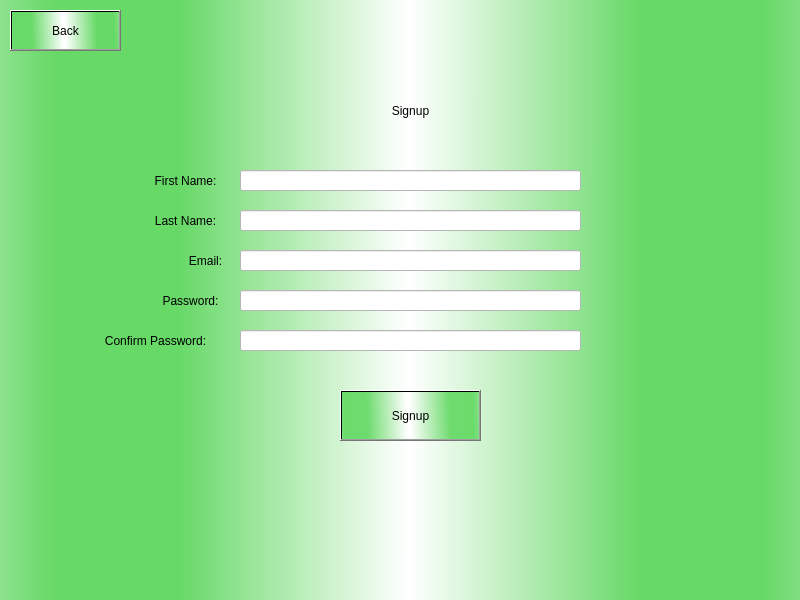
<?xml version="1.0" encoding="UTF-8"?>
<ui version="4.0">
 <class>Dialog</class>
 <widget class="QDialog" name="Dialog">
  <property name="geometry">
   <rect>
    <x>0</x>
    <y>0</y>
    <width>800</width>
    <height>600</height>
   </rect>
  </property>
  <property name="windowTitle">
   <string>Dialog</string>
  </property>
  <property name="styleSheet">
   <string notr="true">background-color: qlineargradient(spread:reflect, x1:0.875818, y1:0.585, x2:0.511, y2:0.584955, stop:0.210227 rgba(103, 217, 103, 244), stop:1 rgba(255, 255, 255, 255));</string>
  </property>
  <widget class="QLabel" name="signup_label">
   <property name="geometry">
    <rect>
     <x>10</x>
     <y>60</y>
     <width>801</width>
     <height>101</height>
    </rect>
   </property>
   <property name="styleSheet">
    <string notr="true">font: 75 42pt &quot;Times New Roman&quot;;
background-color: rgba(255, 255, 255, 0);</string>
   </property>
   <property name="text">
    <string>Signup</string>
   </property>
   <property name="alignment">
    <set>Qt::AlignCenter</set>
   </property>
  </widget>
  <widget class="QPushButton" name="signup_button">
   <property name="geometry">
    <rect>
     <x>340</x>
     <y>390</y>
     <width>141</width>
     <height>51</height>
    </rect>
   </property>
   <property name="styleSheet">
    <string notr="true">font: 75 16pt &quot;Times New Roman&quot;;
background-color: qlineargradient(spread:reflect, x1:0.875818, y1:0.585, x2:0.488273, y2:0.591, stop:0.210227 rgba(103, 217, 103, 244), stop:0.977273 rgba(255, 255, 255, 255));</string>
   </property>
   <property name="text">
    <string>Signup</string>
   </property>
  </widget>
  <widget class="QLabel" name="email_label">
   <property name="geometry">
    <rect>
     <x>170</x>
     <y>240</y>
     <width>71</width>
     <height>41</height>
    </rect>
   </property>
   <property name="styleSheet">
    <string notr="true">font: 75 14pt &quot;Times New Roman&quot;;
background-color: rgba(255, 255, 255, 0);</string>
   </property>
   <property name="text">
    <string>Email:</string>
   </property>
   <property name="alignment">
    <set>Qt::AlignCenter</set>
   </property>
  </widget>
  <widget class="QLabel" name="password_label">
   <property name="geometry">
    <rect>
     <x>150</x>
     <y>280</y>
     <width>81</width>
     <height>41</height>
    </rect>
   </property>
   <property name="styleSheet">
    <string notr="true">font: 75 14pt &quot;Times New Roman&quot;;
background-color: rgba(255, 255, 255, 0);</string>
   </property>
   <property name="text">
    <string>Password:</string>
   </property>
   <property name="alignment">
    <set>Qt::AlignCenter</set>
   </property>
  </widget>
  <widget class="QLineEdit" name="email_field">
   <property name="geometry">
    <rect>
     <x>240</x>
     <y>250</y>
     <width>341</width>
     <height>21</height>
    </rect>
   </property>
   <property name="styleSheet">
    <string notr="true">background-color: rgb(255, 255, 255);</string>
   </property>
  </widget>
  <widget class="QLineEdit" name="password_field">
   <property name="geometry">
    <rect>
     <x>240</x>
     <y>290</y>
     <width>341</width>
     <height>21</height>
    </rect>
   </property>
   <property name="styleSheet">
    <string notr="true">background-color: rgb(255, 255, 255);</string>
   </property>
  </widget>
  <widget class="QPushButton" name="back_button">
   <property name="geometry">
    <rect>
     <x>10</x>
     <y>10</y>
     <width>111</width>
     <height>41</height>
    </rect>
   </property>
   <property name="styleSheet">
    <string notr="true">font: 75 16pt &quot;Times New Roman&quot;;
background-color: qlineargradient(spread:reflect, x1:0.875818, y1:0.585, x2:0.488273, y2:0.591, stop:0.210227 rgba(103, 217, 103, 244), stop:0.977273 rgba(255, 255, 255, 255));</string>
   </property>
   <property name="text">
    <string>Back</string>
   </property>
  </widget>
  <widget class="QLabel" name="confirm_password_label">
   <property name="geometry">
    <rect>
     <x>70</x>
     <y>320</y>
     <width>171</width>
     <height>41</height>
    </rect>
   </property>
   <property name="styleSheet">
    <string notr="true">font: 75 14pt &quot;Times New Roman&quot;;
background-color: rgba(255, 255, 255, 0);</string>
   </property>
   <property name="text">
    <string>Confirm Password:</string>
   </property>
   <property name="alignment">
    <set>Qt::AlignCenter</set>
   </property>
  </widget>
  <widget class="QLineEdit" name="confirm_password_field">
   <property name="geometry">
    <rect>
     <x>240</x>
     <y>330</y>
     <width>341</width>
     <height>21</height>
    </rect>
   </property>
   <property name="styleSheet">
    <string notr="true">background-color: rgb(255, 255, 255);</string>
   </property>
  </widget>
  <widget class="QLabel" name="first_name_label">
   <property name="geometry">
    <rect>
     <x>140</x>
     <y>160</y>
     <width>91</width>
     <height>41</height>
    </rect>
   </property>
   <property name="styleSheet">
    <string notr="true">font: 75 14pt &quot;Times New Roman&quot;;
background-color: rgba(255, 255, 255, 0);</string>
   </property>
   <property name="text">
    <string>First Name:</string>
   </property>
   <property name="alignment">
    <set>Qt::AlignCenter</set>
   </property>
  </widget>
  <widget class="QLabel" name="last_name_label">
   <property name="geometry">
    <rect>
     <x>140</x>
     <y>200</y>
     <width>91</width>
     <height>41</height>
    </rect>
   </property>
   <property name="styleSheet">
    <string notr="true">font: 75 14pt &quot;Times New Roman&quot;;
background-color: rgba(255, 255, 255, 0);</string>
   </property>
   <property name="text">
    <string>Last Name:</string>
   </property>
   <property name="alignment">
    <set>Qt::AlignCenter</set>
   </property>
  </widget>
  <widget class="QLineEdit" name="last_name_field">
   <property name="geometry">
    <rect>
     <x>240</x>
     <y>210</y>
     <width>341</width>
     <height>21</height>
    </rect>
   </property>
   <property name="styleSheet">
    <string notr="true">background-color: rgb(255, 255, 255);</string>
   </property>
  </widget>
  <widget class="QLineEdit" name="first_name_field">
   <property name="geometry">
    <rect>
     <x>240</x>
     <y>170</y>
     <width>341</width>
     <height>21</height>
    </rect>
   </property>
   <property name="styleSheet">
    <string notr="true">background-color: rgb(255, 255, 255);</string>
   </property>
  </widget>
  <widget class="QLabel" name="error_label">
   <property name="geometry">
    <rect>
     <x>240</x>
     <y>360</y>
     <width>271</width>
     <height>21</height>
    </rect>
   </property>
   <property name="styleSheet">
    <string notr="true">background-color: rgba(255, 255, 255, 0);
font: 10pt &quot;Times New Roman&quot;;
color: rgb(255, 0, 0);</string>
   </property>
   <property name="text">
    <string/>
   </property>
  </widget>
 </widget>
 <resources/>
 <connections/>
</ui>
